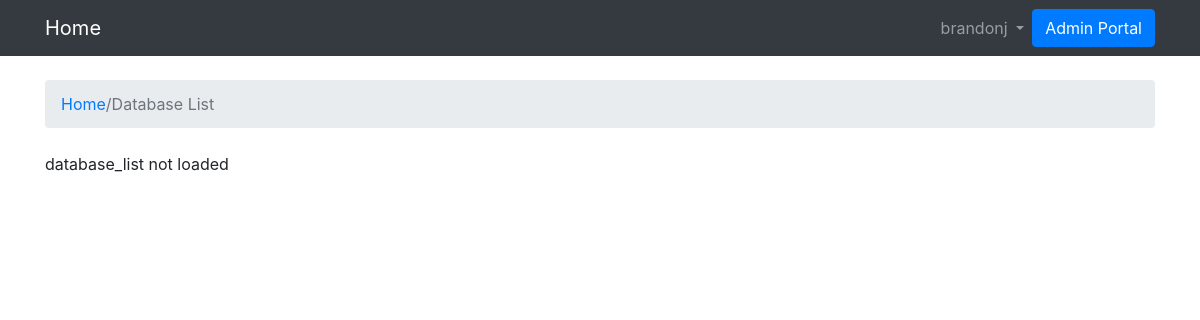
Page /databases/ (signed in) on the earlier database version.
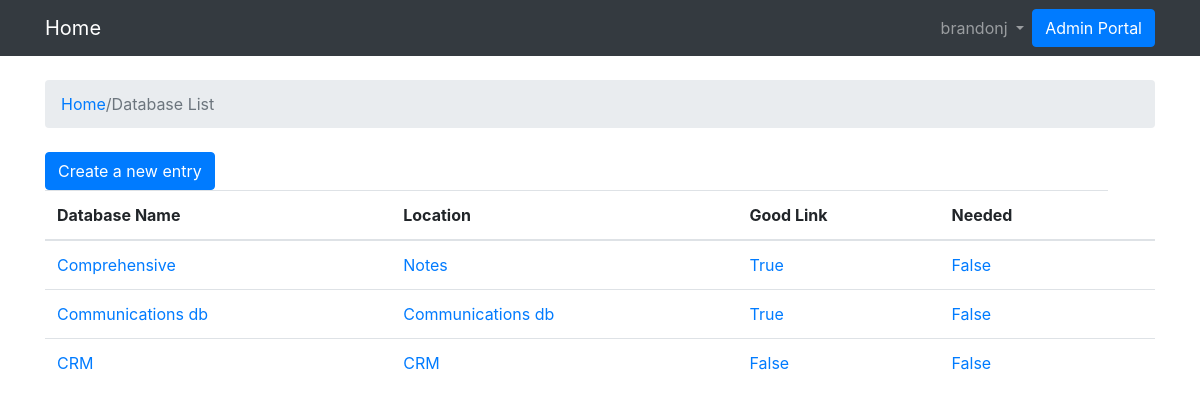
Same page on the later database version.
### databaseEntries/models.py (models this page shows, shortened)
class Database(models.Model):
    data        = models.CharField(max_length=100)
    whereFound  = models.CharField(max_length=100, blank=True, null=True)
    description = models.CharField(max_length=100, blank=True, null=True)
    goodLink    = models.BooleanField(default=False)
    needed      = models.BooleanField(default=False)
    notes       = models.CharField(max_length=200, blank=True, null=True)

### databaseEntries/views.py (the view)
# urls.py: path('', views.index, name='index'),
@login_required
def index(request):
    database_list = Database.objects.order_by('-data')
    context = {
        'database_list': database_list,
    }
    return render(request, 'databaseEntries/index.html', context)

### databaseEntries/templates/databaseEntries/index.html
{% extends 'databaseEntries/base.html' %}
{% block breadcrumb %}
<li class="breadcrumb-item active"><a href="{% url 'homepage:index' %}">Home</a>/Database List</li>
{% endblock %}
{% block content %}
{% if database_list %}
    <a class="btn btn-primary" href="{% url 'databases:new_database' %}">Create a new entry</a>
	<table class="table">
	    <thread class="thread-inverse">
    	    <tr>
    	        <th>Database Name</th>
    	        <th>Location</th>
    	        <th>Good Link</th>
    	        <th>Needed</th>
    	    </tr>
	    </thread>
	    <tbody>
	        {% for database in database_list %}
	            <tr>
	                <td><a href="{% url 'databases:detail' database.id %}">{{ database.data }}</a></td>
	                <td><a href="{% url 'databases:detail' database.id %}">{{ database.whereFound }}</a></td>
	                <td><a href="{% url 'databases:detail' database.id %}">{{ database.goodLink }}</a></td>
	                <td><a href="{% url 'databases:detail' database.id %}">{{ database.needed }}</a></td>
	                <td></td>
	            </tr>
            {% endfor %}
	    </tbody>
	</table>
{% else %}
    <p>database_list not loaded</p>
{% endif %}
{% endblock %}

### databaseEntries/templates/databaseEntries/base.html (shortened to what this page needs)
{% load static %}<!DOCTYPE html>
<html>
    <head>
        <link rel="stylesheet" type="text/css" href="{% static 'entries/bootstrap.min.css' %}">
    </head>
    <body>
        {% block body %}
        <nav class="navbar navbar-expand-sm navbar-dark bg-dark">
			  <div class="container">
				<a class="navbar-brand" href="{% url 'homepage:index' %}">Home</a>
				<div class="nav navbar-nav navbar-collapse" id="mainMenu">
				    {% if user.is_authenticated %}
				    <ul class="navbar-nav ml-auto">
				        <li class="nav-item dropdown">
				            <a class="nav-link dropdown-toggle" href="#" id='userMenu' data-toggle="dropdown" aria-haspopup="true" aria-expanded="false">
				                {{ user.username }}
				            </a>
				        </li>
				    </ul>
				    {% else %}
				    <form class="from-inline ml-auto">
				        <a href="{% url 'admin:login' %}" class="btn btn-outline-secondary">Log in</a>
				    </form>
				    {% endif %}
				</div>
			    <div class="nav navbar-nav navbar-right">
                    <a class="btn btn-primary" href="{% url 'admin:index' %}">Admin Portal</a>
				</div>
			  </div>
			</nav>
			<div class="container">
				<ol class="breadcrumb my-4">
					{% block breadcrumb %}
					{% endblock %}
				</ol>
				{% block content %}
				{% endblock %}
			</div>
		{% endblock body %}
    </body>
</html>

Differences in the rows shown:
added Database: data "Comprehensive", whereFound "Notes", goodLink "True", needed "False"
added Database: data "Communications db", whereFound "Communications db", goodLink "True", needed "False"
added Database: data "CRM", whereFound "CRM", goodLink "False", needed "False"
Other differences:
text no longer shown: "database_list not loaded"
text now shown: "Create a new entry Database Name Location Good Link Needed"
